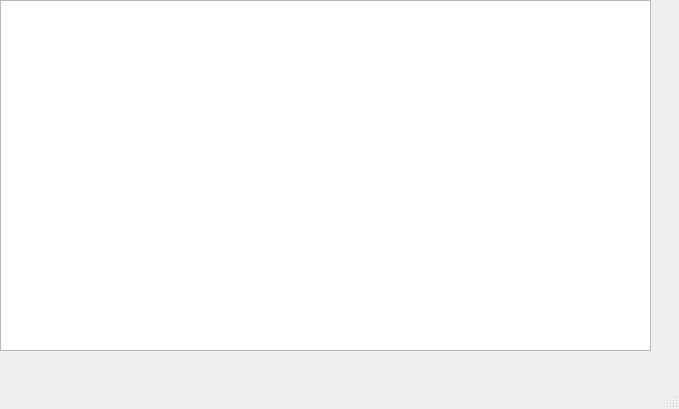
<?xml version="1.0" encoding="UTF-8"?>
<ui version="4.0">
 <class>UI::buttoncolors</class>
 <widget class="QMainWindow" name="UI::buttoncolors">
  <property name="geometry">
   <rect>
    <x>0</x>
    <y>0</y>
    <width>679</width>
    <height>409</height>
   </rect>
  </property>
  <property name="windowTitle">
   <string>buttoncolors</string>
  </property>
  <widget class="QWidget" name="centralwidget">
   <property name="autoFillBackground">
    <bool>false</bool>
   </property>
   <widget class="QTableWidget" name="overrideColorTableActive">
    <property name="enabled">
     <bool>true</bool>
    </property>
    <property name="geometry">
     <rect>
      <x>0</x>
      <y>0</y>
      <width>651</width>
      <height>351</height>
     </rect>
    </property>
    <property name="sizePolicy">
     <sizepolicy hsizetype="Expanding" vsizetype="Expanding">
      <horstretch>100</horstretch>
      <verstretch>100</verstretch>
     </sizepolicy>
    </property>
    <property name="minimumSize">
     <size>
      <width>0</width>
      <height>0</height>
     </size>
    </property>
    <property name="autoFillBackground">
     <bool>false</bool>
    </property>
    <property name="verticalScrollBarPolicy">
     <enum>Qt::ScrollBarPolicy::ScrollBarAlwaysOff</enum>
    </property>
    <property name="horizontalScrollBarPolicy">
     <enum>Qt::ScrollBarPolicy::ScrollBarAlwaysOff</enum>
    </property>
    <property name="sizeAdjustPolicy">
     <enum>QAbstractScrollArea::SizeAdjustPolicy::AdjustToContents</enum>
    </property>
    <property name="alternatingRowColors">
     <bool>true</bool>
    </property>
    <property name="selectionMode">
     <enum>QAbstractItemView::SelectionMode::SingleSelection</enum>
    </property>
    <property name="wordWrap">
     <bool>false</bool>
    </property>
    <property name="cornerButtonEnabled">
     <bool>false</bool>
    </property>
    <attribute name="horizontalHeaderVisible">
     <bool>true</bool>
    </attribute>
    <attribute name="horizontalHeaderCascadingSectionResizes">
     <bool>true</bool>
    </attribute>
    <attribute name="verticalHeaderVisible">
     <bool>true</bool>
    </attribute>
    <attribute name="verticalHeaderCascadingSectionResizes">
     <bool>true</bool>
    </attribute>
   </widget>
  </widget>
  <widget class="QMenuBar" name="menubar">
   <property name="geometry">
    <rect>
     <x>0</x>
     <y>0</y>
     <width>679</width>
     <height>27</height>
    </rect>
   </property>
  </widget>
  <widget class="QStatusBar" name="statusbar"/>
 </widget>
 <resources/>
 <connections/>
</ui>
